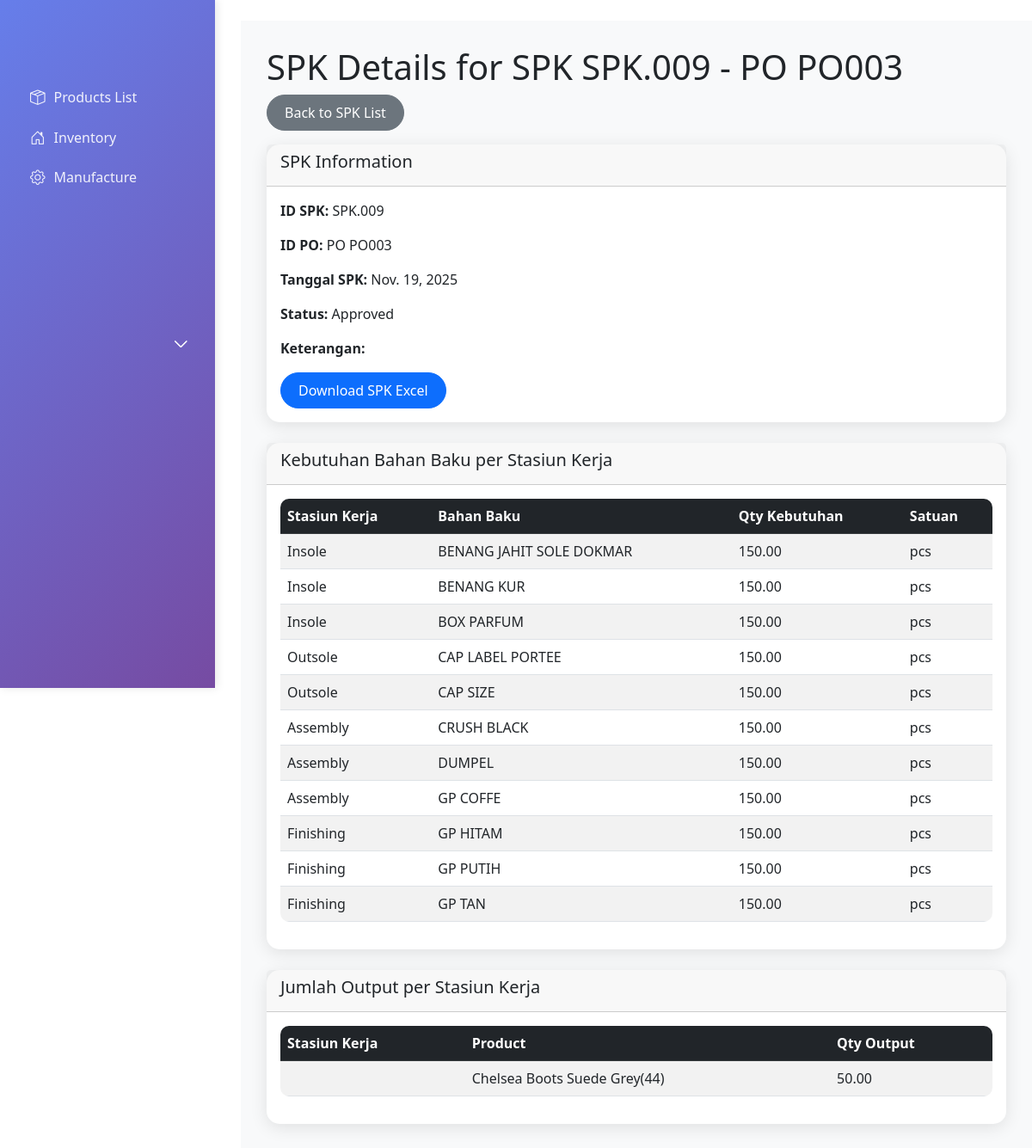
/manufacture/spk/SPK.009/detail/, run on the app's committed database.
### manufacture/models.py (models this page shows, shortened)
class SuratPerintahKerja(models.Model):
    STATUS_CHOICES = [
        ('Draft', 'Draft'),
        ('Approved', 'Approved'),
    ]
    id_spk = models.CharField(max_length=50, primary_key=True)
    id_po = models.ForeignKey(ProductionOrder, on_delete=models.CASCADE)
    tanggal_spk = models.DateField()
    status = models.CharField(max_length=50, choices=STATUS_CHOICES, default='Draft')
    keterangan = models.TextField(blank=True)
    def __str__(self):
        return f"SPK {self.id_spk} - {self.id_po}"

class ProductionOrder(models.Model):
    id_po = models.CharField(max_length=50, primary_key=True)
    tanggal_request = models.DateField()
    tanggal_selesai = models.DateField()
    def __str__(self):
        return f"PO {self.id_po}"

class SPKDetail(models.Model):
    id_spk = models.ForeignKey(SuratPerintahKerja, on_delete=models.CASCADE)
    id_stasiunkerja = models.ForeignKey(StasiunKerja, on_delete=models.CASCADE)
    nama_stasiunkerja = models.CharField(max_length=200, blank=True)
    id_rawmaterial = models.ForeignKey(RawMaterial, on_delete=models.CASCADE)
    nama_rawmaterial = models.CharField(max_length=200, blank=True)
    qty_kebutuhan = models.DecimalField(max_digits=10, decimal_places=2)
    satuan = models.CharField(max_length=50)

class SPKOutput(models.Model):
    id_spk = models.ForeignKey(SuratPerintahKerja, on_delete=models.CASCADE)
    id_po_detail = models.ForeignKey(ProductionOrderDetail, on_delete=models.CASCADE, null=True, blank=True)
    id_product = models.ForeignKey(Product, on_delete=models.CASCADE)
    nama_product = models.CharField(max_length=200)
    qty_output = models.DecimalField(max_digits=10, decimal_places=2)

### manufacture/views.py (the view)
# urls.py: path('spk/<str:pk>/detail/', views.spk_detail, name='spk_detail'),
def spk_detail(request, pk):
    spk = get_object_or_404(SuratPerintahKerja, pk=pk)
    details = SPKDetail.objects.filter(id_spk=spk)
    outputs = SPKOutput.objects.filter(id_spk=spk)
    return render(request, 'manufacture/spk_detail.html', {'spk': spk, 'details': details, 'outputs': outputs})

### manufacture/templates/manufacture/spk_detail.html (shortened to what this page needs)
{% extends 'base.html' %}
{% block content %}
<h1>SPK Details for {{ spk }}</h1>
<div class="mb-3">
    <a href="{% url 'spk_list' %}" class="btn btn-secondary">Back to SPK List</a>
</div>
<div class="card mb-4">
    <div class="card-header">
        <h5>SPK Information</h5>
    </div>
    <div class="card-body">
        <p><strong>ID SPK:</strong> {{ spk.id_spk }}</p>
        <p><strong>ID PO:</strong> {{ spk.id_po }}</p>
        <p><strong>Tanggal SPK:</strong> {{ spk.tanggal_spk }}</p>
        <p><strong>Status:</strong> {{ spk.status }}</p>
        <p><strong>Keterangan:</strong> {{ spk.keterangan }}</p>
        <div class="mt-3">
            {% if spk.status == 'Approved' %}
                <a href="{% url 'download_spk' spk.pk %}" class="btn btn-primary">Download SPK Excel</a>
            {% endif %}
        </div>
    </div>
</div>
<div class="card mb-4">
    <div class="card-header">
        <h5>Kebutuhan Bahan Baku per Stasiun Kerja</h5>
    </div>
    <div class="card-body">
        <div class="table-responsive">
            <table class="table table-striped table-hover">
                <thead class="table-dark">
                    <tr>
                        <th>Stasiun Kerja</th>
                        <th>Bahan Baku</th>
                        <th>Qty Kebutuhan</th>
                        <th>Satuan</th>
                    </tr>
                </thead>
                <tbody>
                    {% for detail in details %}
                    <tr>
                        <td>{{ detail.nama_stasiunkerja }}</td>
                        <td>{{ detail.nama_rawmaterial }}</td>
                        <td>{{ detail.qty_kebutuhan }}</td>
                        <td>{{ detail.satuan }}</td>
                    </tr>
                    {% endfor %}
                </tbody>
            </table>
        </div>
    </div>
</div>
<div class="card mb-4">
    <div class="card-header">
        <h5>Jumlah Output per Stasiun Kerja</h5>
    </div>
    <div class="card-body">
        <div class="table-responsive">
            <table class="table table-striped table-hover">
                <thead class="table-dark">
                    <tr>
                        <th>Stasiun Kerja</th>
                        <th>Product</th>
                        <th>Qty Output</th>
                    </tr>
                </thead>
                <tbody>
                    {% for output in outputs %}
                    <tr>
                        <td>{{ output.nama_stasiunkerja }}</td>
                        <td>{{ output.nama_product }}</td>
                        <td>{{ output.qty_output }}</td>
                    </tr>
                    {% endfor %}
                </tbody>
            </table>
        </div>
    </div>
</div>
{% endblock %}

### erp_project/templates/base.html (style rules this page uses)
.card { border: none; border-radius: 15px; box-shadow: 0 4px 20px rgba(0,0,0,0.1); }
.btn { border-radius: 25px; padding: 8px 20px; font-weight: 500; }
.table { border-radius: 10px; overflow: hidden; }

### data on the page
SuratPerintahKerja: id_spk+id_po "SPK SPK.009 - PO PO003", id_spk "SPK.009", id_po "PO PO003", tanggal_spk "Nov. 19, 2025", status "Approved"
SPKDetail: nama_stasiunkerja "Insole", nama_rawmaterial "BENANG JAHIT SOLE DOKMAR", qty_kebutuhan "150.00", satuan "pcs"
SPKDetail: nama_stasiunkerja "Insole", nama_rawmaterial "BENANG KUR", qty_kebutuhan "150.00", satuan "pcs"
SPKDetail: nama_stasiunkerja "Insole", nama_rawmaterial "BOX PARFUM", qty_kebutuhan "150.00", satuan "pcs"
SPKDetail: nama_stasiunkerja "Outsole", nama_rawmaterial "CAP LABEL PORTEE", qty_kebutuhan "150.00", satuan "pcs"
SPKDetail: nama_stasiunkerja "Outsole", nama_rawmaterial "CAP SIZE", qty_kebutuhan "150.00", satuan "pcs"
SPKDetail: nama_stasiunkerja "Assembly", nama_rawmaterial "CRUSH BLACK", qty_kebutuhan "150.00", satuan "pcs"
SPKDetail: nama_stasiunkerja "Assembly", nama_rawmaterial "DUMPEL", qty_kebutuhan "150.00", satuan "pcs"
SPKDetail: nama_stasiunkerja "Assembly", nama_rawmaterial "GP COFFE", qty_kebutuhan "150.00", satuan "pcs"
SPKDetail: nama_stasiunkerja "Finishing", nama_rawmaterial "GP HITAM", qty_kebutuhan "150.00", satuan "pcs"
SPKDetail: nama_stasiunkerja "Finishing", nama_rawmaterial "GP PUTIH", qty_kebutuhan "150.00", satuan "pcs"
SPKDetail: nama_stasiunkerja "Finishing", nama_rawmaterial "GP TAN", qty_kebutuhan "150.00", satuan "pcs"
SPKOutput: nama_product "Chelsea Boots Suede Grey(44)", qty_output "50.00"
